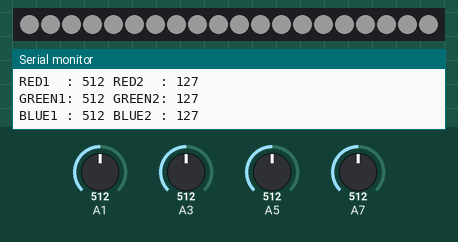
A sketch run on a simulated Arduino Uno, built with avr-gcc and run on an emulated ATmega328P. On the bench: 20 RGB LEDs in strip order, left to right, the last lines printed to the serial monitor. The inputs (shaded band) are chosen by the test bench; at power-on: A3 = 512, A5 = 512, A7 = 512, A1 = 512. Dim RGB values are drawn brighter than linear.

Above: at 2.2 s.
2.3 s: A3 set to 30
At 3.3 s:
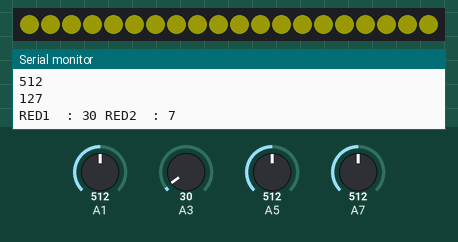
4.1 s: A5 set to 716
6.1 s: A7 set to 306
At 7.3 s:
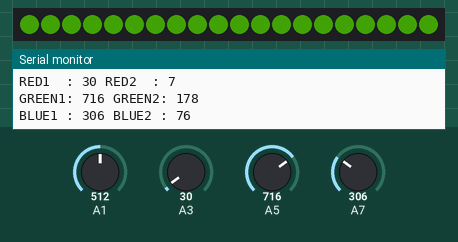
8.1 s: A1 set to 30
9.9 s: A5 set to 311
11.4 s: A5 set to 290
At 12.5 s:
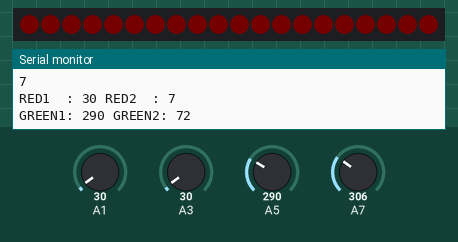
Timing chart, 0 to 14.2 s (numbered marks = the images above; inputs shaded):
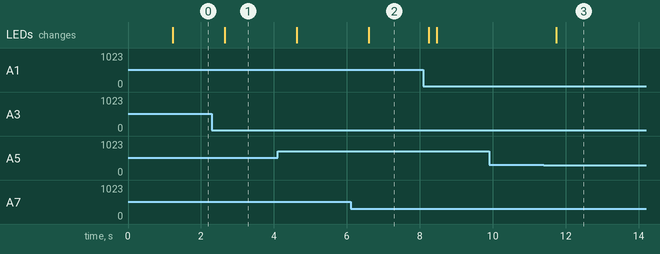

Measured:
- the behaviour switches between 297 and 296 on A5 (found by bisection; images 2 and 3)
- after the input at 2.3 s, the LEDs: change after 0.35 s (image 1)
- after the input at 6.1 s, the LEDs: change after 0.51 s (image 2)
- after the input at 11.4 s, the LEDs: change after 0.34 s (image 3)

The sketch:

LIGHTS_ws2811_mark9_dim_colourmix.ino
```cpp
#include "FastLED.h"

#define LED_TYPE    WS2811
#define LED_PIN     7
#define NUM_LEDS    20
#define BRIGHTNESS  64

#define COLOR_ORDER RBG

//default: GRB results in RBG(tested)
//we want: blue/green/red (so type RBG) -> IT WORKS!!! CRGB (blue, green red)

CRGB leds[NUM_LEDS];

void setup()
{
  FastLED.addLeds<LED_TYPE, LED_PIN, COLOR_ORDER>(leds, NUM_LEDS).setCorrection( TypicalLEDStrip );
  Serial.begin(9600);
  delay(1000); //safety delay

  FastLED.setBrightness(100);
  set_max_power_in_volts_and_milliamps(12, 700);


}

//prints whatever is on analog pin
void PinDebug (int AnalogPin)
{
  Serial.println(AnalogPin);
  delay(100);
}


void loop()
{
   //ORDER IS: CRGB (blue, green, red)


  int red;
  int green;
  int blue;

  //fill_solid(leds, NUM_LEDS, CRGB::Black);


  int newRed = analogRead(3); //reads A1
  Serial.print("RED1  : ");
  Serial.print(newRed);
  Serial.print(" RED2  : ");
  newRed = map(newRed, 0, 1023, 0, 255); //maps newRed (from A1) that's 0-1023, to a 0-255 range
  Serial.println(newRed);
  //delay (100);
  //note that increments happen AFTER the statement is executed


  int newGreen = analogRead(5); //reads A1
  Serial.print("GREEN1: ");
  Serial.print(newGreen);
  Serial.print(" GREEN2: ");
  newGreen = map(newGreen, 0, 1023, 0, 255);
  Serial.println(newGreen);


  int newBlue = analogRead(7); //reads A1
  Serial.print("BLUE1 : ");
  Serial.print(newBlue);
  Serial.print(" BLUE2 : ");
  newBlue = map(newBlue, 0, 1023, 0, 255);
  Serial.println(newBlue);


  //note that increments happen AFTER the statement is executed
  //fills up all leds with appropiate colours
  for (int y=0; y < NUM_LEDS ; y++){
    //works up til ledArray[4]
    leds[y] = CRGB (newBlue,newGreen,newRed);
    leds[y] %= DimBy();
  }
  FastLED.show();

  //delay(500);
}


int DimBy (void)
{
  int brightness = analogRead(1); //reads A1
  Serial.println(brightness);
  brightness = map(brightness, 0, 1023, 0, 255);
  Serial.println(brightness);
  //delay (100);
  return brightness;

}
```
